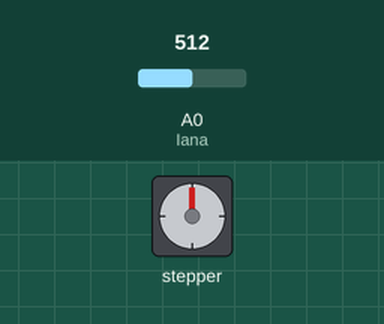
This sketch was run on a simulated Arduino Uno, built with avr-gcc and run on an emulated ATmega328P. Parts: stepper motor. Wiring (inferred from the names in the program): stepper motor (2048 steps per turn assumed): coils pin 8, pin 9, pin 10, pin 11. The test bench sets the inputs (shaded band); at power-on: A0 (Iana) = 512.

Above: at 1.2 s.
1.3 s: A0 (Iana) set to 535
At 1.76 s:
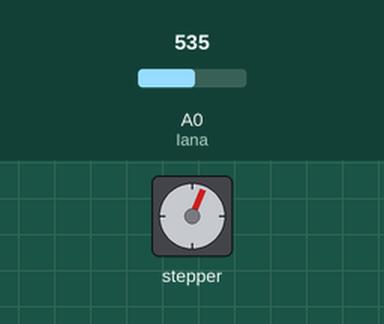
At 2.36 s:
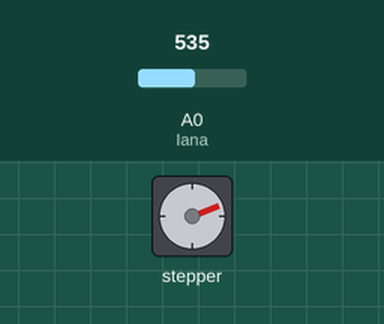
4.3 s: A0 (Iana) set to 490
10.3 s: A0 (Iana) set to 510
At 10.3 s:
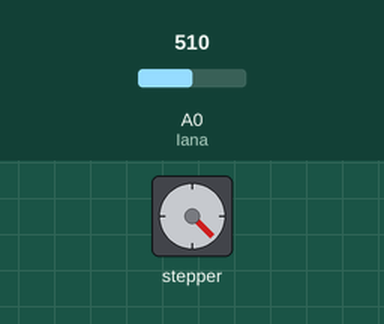
Timing chart, 0 to 13.3 s (numbered marks = the images above; inputs shaded):
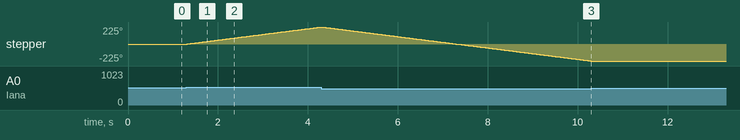

The sketch:

PAP_UNI.ino
```cpp
/* Xabier Rosas
 * Control de un motor paso a paso 28 byj-48.
 *
 * Este motor unipolar está conectado mediante un xogo (4)de Pardarlington ULN
 * 2003
 *
 * Este programa vai excitando as fases do motor, primero unha, logo esa
 * misma e a seguinte, después a siguinte.
 *
 * Con este parámetro, consiguese un motor equilibrado, que non consuma
 * excesiva potencia e sen perder demasiado par.
 *
 * Manexamos o motor con un potenciometro ou Joystick conectado a Iana
 *
 */


#define M1  8     //Definimos as saidas que compoñen as bobinas.
#define M2  9
#define M3  10
#define M4  11

#define Iana 0   //Definimos a entrada analoxica para comparar


//Esta é a variable paso. Como vemos, é unha matriz que inclue cada unha das
//catro fases durante 8 ciclos, nos que imos alternando a activación de un o
//duas fases.

int Paso [ 8 ][ 4 ] =
   {  {1, 0, 0, 0},
      {1, 1, 0, 0},
      {0, 1, 0, 0},
      {0, 1, 1, 0},
      {0, 0, 1, 0},
      {0, 0, 1, 1},
      {0, 0, 0, 1},
      {1, 0, 0, 1}
   };

//int steps_left=2048;  // Variable que define o número de voltas que vai a
//dar o motor. Con 4096 daría una vuelta completa.

boolean Direcion = true; //Define o sentido do motor.

int Steps = 0;       // Define o paso actual da secuencia

int Vanalox = 0;     // Define a variable de lectura analoxica

int RETARDO = 1000;     //Tempo en microsegundos que tarda o motor en dar un paso

void setup() {
     pinMode(M1, OUTPUT); //Declaramos como saidas as fases do motor
     pinMode(M2, OUTPUT);
     pinMode(M3, OUTPUT);
     pinMode(M4, OUTPUT);

     pinMode(Iana, INPUT);
     Serial.begin(9600);

}

void loop()
   {
    int Vanalox = analogRead(Iana); // Lemos a entrada analoxica conctada o Joystick

    if (Vanalox > 520)  {Direcion = true;}  // Definimos o sentido de xiro
    if (Vanalox < 500)  {Direcion = false;} // Cambiamos o sentido de xiro

    if (Vanalox > 520 or Vanalox < 500)      // Se o valor non é o de repouso do Joystick movemos o motor
    {
        stepper() ;     // Avanza un paso

        if (Vanalox > 1000 or Vanalox < 60) {RETARDO = 500;} // comprobamos se o potenciometro está no extremo para poder axustar a velocidade

        else {RETARDO = 1000;}  // se non esta cerca do extremo velocidade normal
        //( poderiamos facer un retardo inverso a resistencia e vaiar a velocidade proporcioal o potenciometro)

        delayMicroseconds(RETARDO); // retardamos para o seguinte paso
    }


     apaga(); // apagamos o motor para consumir menos


   }

void stepper()            //Avanza un paso
   {
      digitalWrite( M1, Paso[Steps][ 0] );
      digitalWrite( M2, Paso[Steps][ 1] );
      digitalWrite( M3, Paso[Steps][ 2] );
      digitalWrite( M4, Paso[Steps][ 3] );
      /*
       * En funcion da posición na que estemos da matriz activanse unha fase
       * ou outra.
       * Logo con setDirecion avanzamos unha posición ou a retrocedemos.
       */
      SetDirecion();
   }

void SetDirecion() // Establece o  sentido
   {
      if(Direcion)
         {Steps++;}
      else
         {Steps--;}


      /* Axusta os límites ao tamaño do array */
      Steps = (Steps +8) %8;
      }

void apaga()            //Apaga o motor
   {  digitalWrite( M1, 0 );
      digitalWrite( M2, 0 );
      digitalWrite( M3, 0 );
      digitalWrite( M4, 0 );
   }
```

Measured:
- the behaviour switches between 520 and 521 on A0 (Iana) (found by bisection; images 0 and 1)
- after the input at 1.3 s, stepper: keeps turning clockwise at about 76°/s, starting at once
- after the input at 10.3 s, stepper: stops changing and stays -225°
